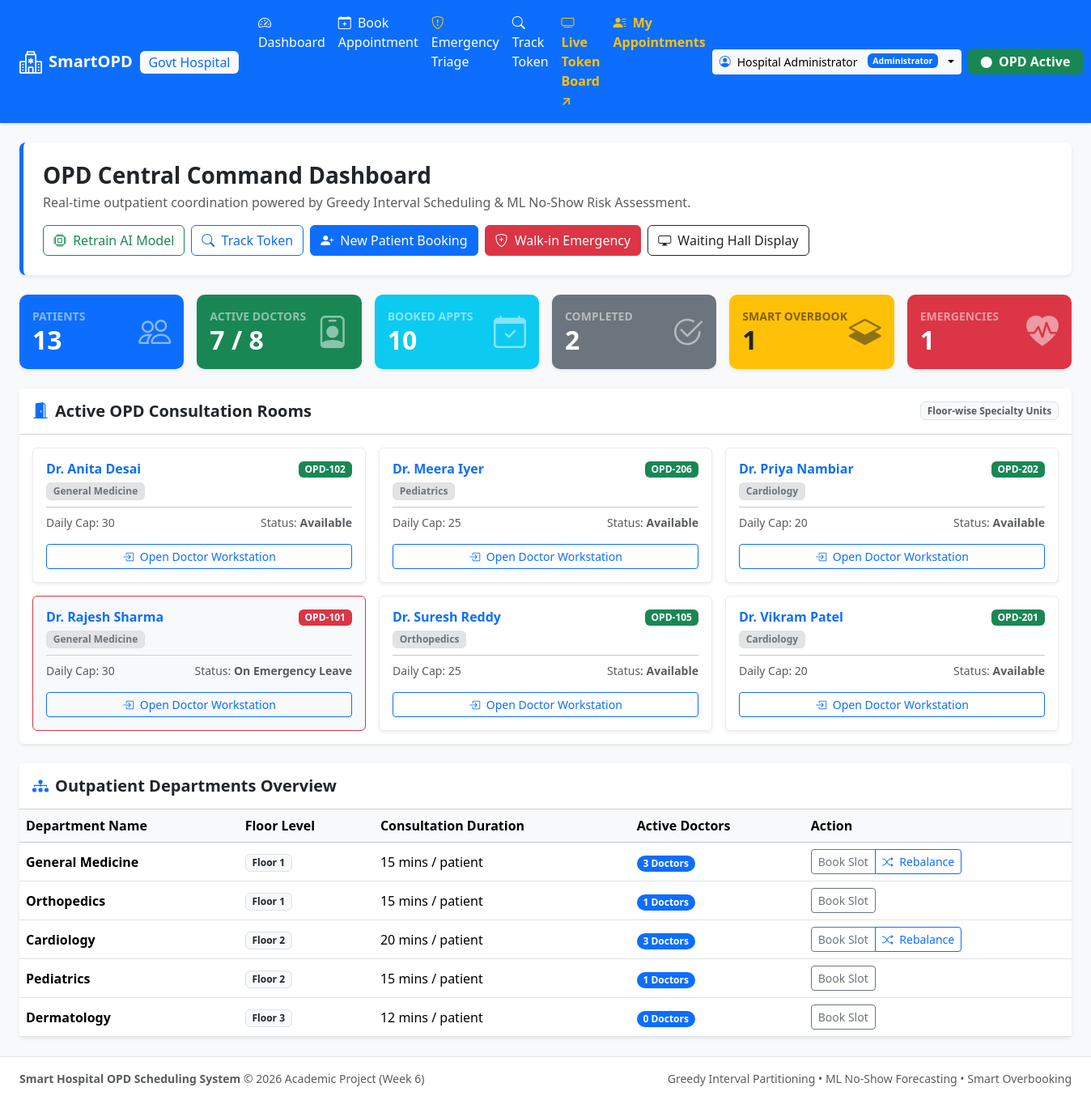
Screenshot of / (signed in) with the database file from the repository.
### src/models.py (models this page shows, shortened)
class Doctor(Base):
    __tablename__ = "doctors"
    doctor_id = Column(Integer, primary_key=True, autoincrement=True)
    name = Column(String(120), nullable=False)
    specialization = Column(String(100), nullable=False, index=True)
    room_number = Column(String(20), nullable=False)
    max_daily_capacity = Column(Integer, default=30, nullable=False)
    is_available = Column(Boolean, default=True, nullable=False)
    dept_id = Column(Integer, ForeignKey("departments.dept_id"), nullable=False)
    department = relationship("Department", back_populates="doctors")
    slots = relationship("TimeSlot", back_populates="doctor", cascade="all, delete-orphan")
    appointments = relationship("Appointment", back_populates="doctor")
    triages = relationship("EmergencyTriage", back_populates="doctor")

class Department(Base):
    __tablename__ = "departments"
    dept_id = Column(Integer, primary_key=True, autoincrement=True)
    dept_name = Column(String(100), unique=True, nullable=False, index=True)
    default_slot_duration_mins = Column(Integer, default=15, nullable=False)
    floor_number = Column(Integer, default=1, nullable=False)
    doctors = relationship("Doctor", back_populates="department", cascade="all, delete-orphan")

### app.py (the view)
    @app.route("/")
    def index():
        service = get_service()
        metrics = service.get_system_metrics()
        doctors = service.get_doctors()
        departments = service.get_departments()
        return render_template("index.html", metrics=metrics, doctors=doctors, departments=departments)

### src/db.py (called while the page is built)
def get_session():
    return ScopedSession()

### src/services.py (called while the page is built, shortened)
    def seed_initial_data_if_empty(self):
        if self.session.query(Department).count() > 0:
            return

    def get_departments(self) -> List[Department]:
        return self.session.query(Department).order_by(Department.floor_number, Department.dept_name).all()

    def get_doctors(self, dept_id: Optional[int] = None) -> List[Doctor]:
        query = self.session.query(Doctor)
        if dept_id:
            query = query.filter(Doctor.dept_id == dept_id)
        docs = query.order_by(Doctor.name).all()
        seen_rooms = set()
        unique_docs = []
        for d in docs:
            if d.room_number not in seen_rooms:
                seen_rooms.add(d.room_number)
                unique_docs.append(d)
        return unique_docs

### templates/index.html (shortened to what this page needs)
{% extends "base.html" %}
{% block content %}
<div class="row mb-4">
    <div class="col-12">
        <div class="p-4 bg-white rounded-3 shadow-sm border-start border-primary border-5 d-flex justify-content-between align-items-center flex-wrap gap-3">
            <div>
                <h3 class="fw-bold mb-1 text-dark">OPD Central Command Dashboard</h3>
                <p class="text-muted mb-0">Real-time outpatient coordination powered by Greedy Interval Scheduling &amp; ML No-Show Risk Assessment.</p>
            </div>
            <div class="d-flex gap-2 flex-wrap">
                <button class="btn btn-outline-success" onclick="triggerMLRetrain()">
                    <i class="bi bi-cpu me-1"></i> Retrain AI Model
                </button>
                <a href="{{ url_for('patient_token_tracker') }}" class="btn btn-outline-primary"><i class="bi bi-search me-1"></i> Track Token</a>
                <a href="{{ url_for('patient_booking') }}" class="btn btn-primary"><i class="bi bi-person-plus-fill me-1"></i> New Patient Booking</a>
                <a href="{{ url_for('emergency_triage_view') }}" class="btn btn-danger"><i class="bi bi-shield-plus me-1"></i> Walk-in Emergency</a>
                <a href="{{ url_for('token_display') }}" target="_blank" class="btn btn-outline-dark"><i class="bi bi-display me-1"></i> Waiting Hall Display</a>
            </div>
        </div>
    </div>
</div>
<div class="row g-3 mb-4">
    <div class="col-sm-6 col-md-4 col-xl-2">
        <div class="card h-100 shadow-sm border-0 stat-card bg-primary text-white">
            <div class="card-body">
                <div class="d-flex justify-content-between align-items-center">
                    <div>
                        <div class="text-white-50 small fw-bold text-uppercase">Patients</div>
                        <h2 class="fw-bold mb-0">{{ metrics.total_patients }}</h2>
                    </div>
                    <i class="bi bi-people fs-1 opacity-50"></i>
                </div>
            </div>
        </div>
    </div>
    <div class="col-sm-6 col-md-4 col-xl-2">
        <div class="card h-100 shadow-sm border-0 stat-card bg-success text-white">
            <div class="card-body">
                <div class="d-flex justify-content-between align-items-center">
                    <div>
                        <div class="text-white-50 small fw-bold text-uppercase">Active Doctors</div>
                        <h2 class="fw-bold mb-0">{{ metrics.active_doctors }} / {{ metrics.total_doctors }}</h2>
                    </div>
                    <i class="bi bi-person-badge fs-1 opacity-50"></i>
                </div>
            </div>
        </div>
    </div>
    <div class="col-sm-6 col-md-4 col-xl-2">
        <div class="card h-100 shadow-sm border-0 stat-card bg-info text-white">
            <div class="card-body">
                <div class="d-flex justify-content-between align-items-center">
                    <div>
                        <div class="text-white-50 small fw-bold text-uppercase">Booked Appts</div>
                        <h2 class="fw-bold mb-0">{{ metrics.total_appointments }}</h2>
                    </div>
                    <i class="bi bi-calendar-check fs-1 opacity-50"></i>
                </div>
            </div>
        </div>
    </div>
    <div class="col-sm-6 col-md-4 col-xl-2">
        <div class="card h-100 shadow-sm border-0 stat-card bg-secondary text-white">
            <div class="card-body">
                <div class="d-flex justify-content-between align-items-center">
                    <div>
                        <div class="text-white-50 small fw-bold text-uppercase">Completed</div>
                        <h2 class="fw-bold mb-0">{{ metrics.completed_appointments }}</h2>
                    </div>
                    <i class="bi bi-check2-circle fs-1 opacity-50"></i>
                </div>
            </div>
        </div>
    </div>
    <div class="col-sm-6 col-md-4 col-xl-2">
        <div class="card h-100 shadow-sm border-0 stat-card bg-warning text-dark">
            <div class="card-body">
                <div class="d-flex justify-content-between align-items-center">
                    <div>
                        <div class="text-black-50 small fw-bold text-uppercase">Smart Overbook</div>
                        <h2 class="fw-bold mb-0">{{ metrics.smart_overbooked_appointments }}</h2>
                    </div>
                    <i class="bi bi-layers-half fs-1 opacity-50"></i>
                </div>
            </div>
        </div>
    </div>
    <div class="col-sm-6 col-md-4 col-xl-2">
        <div class="card h-100 shadow-sm border-0 stat-card bg-danger text-white">
            <div class="card-body">
                <div class="d-flex justify-content-between align-items-center">
                    <div>
                        <div class="text-white-50 small fw-bold text-uppercase">Emergencies</div>
                        <h2 class="fw-bold mb-0">{{ metrics.emergency_triages }}</h2>
                    </div>
                    <i class="bi bi-heart-pulse-fill fs-1 opacity-50"></i>
                </div>
            </div>
        </div>
    </div>
</div>
<div class="row mb-4">
    <div class="col-12">
        <div class="card shadow-sm border-0">
            <div class="card-header bg-white py-3 d-flex justify-content-between align-items-center">
                <h5 class="fw-bold mb-0"><i class="bi bi-door-open-fill text-primary me-2"></i>Active OPD Consultation Rooms</h5>
                <span class="badge bg-light text-muted border">Floor-wise Specialty Units</span>
            </div>
            <div class="card-body">
                <div class="row g-3">
                    {% for doc in doctors %}
                    <div class="col-md-6 col-lg-4">
                        <div class="card h-100 border {% if doc.is_available %}border-light-subtle shadow-sm{% else %}border-danger bg-light text-muted{% endif %}">
                            <div class="card-body">
                                <div class="d-flex justify-content-between align-items-start mb-2">
                                    <div>
                                        <h6 class="fw-bold mb-1 text-primary">{{ doc.name }}</h6>
                                        <div class="badge bg-secondary-subtle text-secondary border">{{ doc.specialization }}</div>
                                    </div>
                                    <span class="badge {% if doc.is_available %}bg-success{% else %}bg-danger{% endif %} px-2 py-1">
                                        {{ doc.room_number }}
                                    </span>
                                </div>
                                <hr class="my-2">
                                <div class="small text-muted d-flex justify-content-between mb-3">
                                    <span>Daily Cap: {{ doc.max_daily_capacity }}</span>
                                    <span>Status: <strong>{% if doc.is_available %}Available{% else %}On Emergency Leave{% endif %}</strong></span>
                                </div>
                                <div class="d-grid gap-2">
                                    <a href="{{ url_for('doctor_dashboard', doctor_id=doc.doctor_id) }}" class="btn btn-outline-primary btn-sm">
                                        <i class="bi bi-box-arrow-in-right me-1"></i> Open Doctor Workstation
                                    </a>
                                </div>
                            </div>
                        </div>
                    </div>
                    {% endfor %}
                </div>
            </div>
        </div>
    </div>
</div>
<div class="row">
    <div class="col-12">
        <div class="card shadow-sm border-0">
            <div class="card-header bg-white py-3">
                <h5 class="fw-bold mb-0"><i class="bi bi-diagram-3-fill text-primary me-2"></i>Outpatient Departments Overview</h5>
            </div>
            <div class="table-responsive">
                <table class="table table-hover align-middle mb-0">
                    <thead class="table-light">
                        <tr>
                            <th>Department Name</th>
                            <th>Floor Level</th>
                            <th>Consultation Duration</th>
                            <th>Active Doctors</th>
                            <th>Action</th>
                        </tr>
                    </thead>
                    <tbody>
                        {% for dept in departments %}
                        <tr>
                            <td class="fw-bold">{{ dept.dept_name }}</td>
                            <td><span class="badge bg-light text-dark border">Floor {{ dept.floor_number }}</span></td>
                            <td>{{ dept.default_slot_duration_mins }} mins / patient</td>
                            <td><span class="badge bg-primary rounded-pill">{{ dept.doctors|length }} Doctors</span></td>
                            <td>
                                <div class="btn-group btn-group-sm">
                                    <a href="{{ url_for('patient_booking') }}?dept_id={{ dept.dept_id }}" class="btn btn-outline-secondary">Book Slot</a>
                                    {% if dept.doctors|length > 1 %}
                                    <button class="btn btn-outline-primary" onclick="rebalanceDept({{ dept.dept_id }})" title="Balance patient queue across doctors">
                                        <i class="bi bi-shuffle me-1"></i> Rebalance
                                    </button>
                                    {% endif %}
                                </div>
                            </td>
                        </tr>
                        {% endfor %}
                    </tbody>
                </table>
            </div>
        </div>
    </div>
</div>
{% endblock %}

### static/css/style.css (style rules this page uses)
:root { --primary-color: #0d6efd; --success-color: #198754; --warning-color: #ffc107; --danger-color: #dc3545; --info-color: #0dcaf0; --card-shadow: 0 0.125rem 0.25rem rgba(0, 0, 0, 0.075); }
body { background-color: #f8fafc; color: #1e293b; font-family: system-ui, -apple-system, "Segoe UI", Roboto, "Helvetica Neue", Arial, sans-serif; }
.stat-card { transition: transform 0.2s ease, box-shadow 0.2s ease; border-radius: 10px; }

### rows the page displays
Doctor: name "Dr. Anita Desai", specialization "General Medicine", room_number "OPD-102", max_daily_capacity "30", is_available "Available"
Doctor: name "Dr. Meera Iyer", specialization "Pediatrics", room_number "OPD-206", max_daily_capacity "25", is_available "Available"
Doctor: name "Dr. Priya Nambiar", specialization "Cardiology", room_number "OPD-202", max_daily_capacity "20", is_available "Available"
Doctor: name "Dr. Rajesh Sharma", specialization "General Medicine", room_number "OPD-101", max_daily_capacity "30", is_available "On Emergency Leave"
Doctor: name "Dr. Suresh Reddy", specialization "Orthopedics", room_number "OPD-105", max_daily_capacity "25", is_available "Available"
Doctor: name "Dr. Vikram Patel", specialization "Cardiology", room_number "OPD-201", max_daily_capacity "20", is_available "Available"
Department: dept_name "General Medicine", floor_number "1", default_slot_duration_mins "15", doctors|length "3"
Department: dept_name "Orthopedics", floor_number "1", default_slot_duration_mins "15", doctors|length "1"
Department: dept_name "Cardiology", floor_number "2", default_slot_duration_mins "20", doctors|length "3"
Department: dept_name "Pediatrics", floor_number "2", default_slot_duration_mins "15", doctors|length "1"
Department: dept_name "Dermatology", floor_number "3", default_slot_duration_mins "12", doctors|length "0"

### other values shown
{{ session['user'].get('name', 'Staff') }} "Hospital Administrator"
{{ session['user'].get('role', 'Staff') }} "Administrator"
{{ metrics.total_patients }} "13"
{{ metrics.active_doctors }} "7"
{{ metrics.total_doctors }} "8"
{{ metrics.total_appointments }} "10"
{{ metrics.completed_appointments }} "2"
{{ metrics.smart_overbooked_appointments }} "1"
{{ metrics.emergency_triages }} "1"
